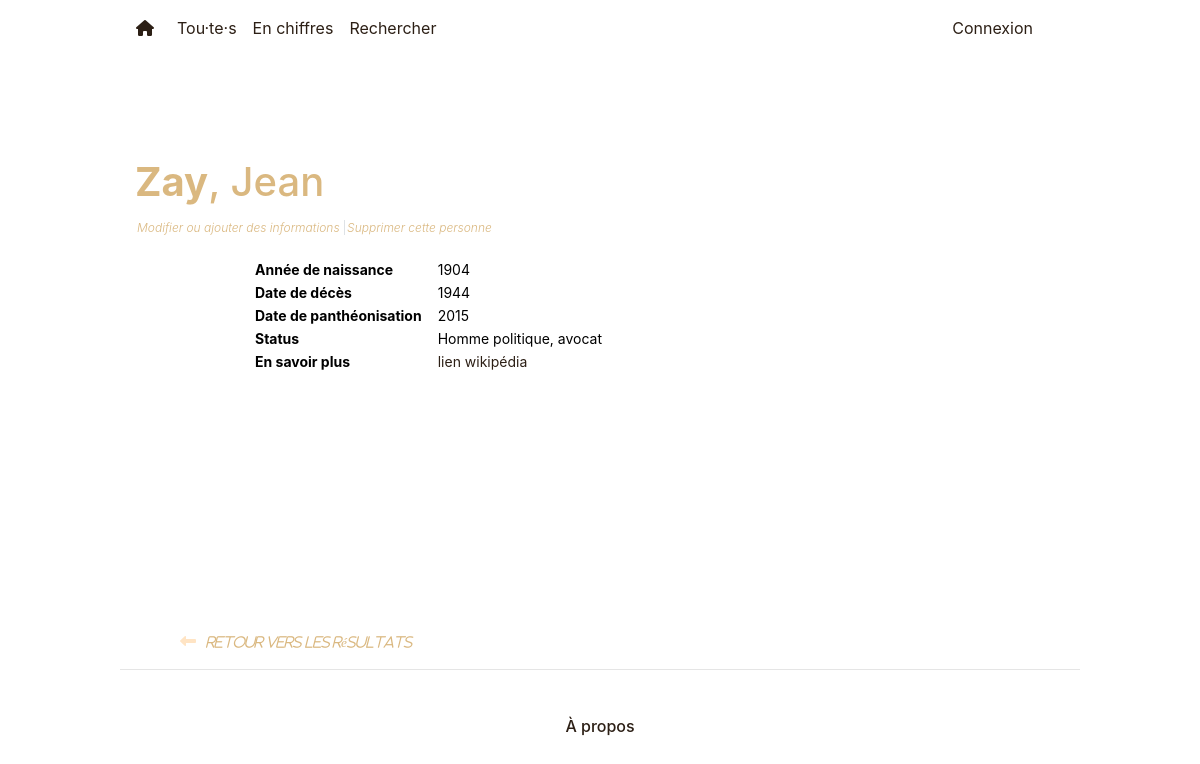
Page /person/77 on the earlier database version.
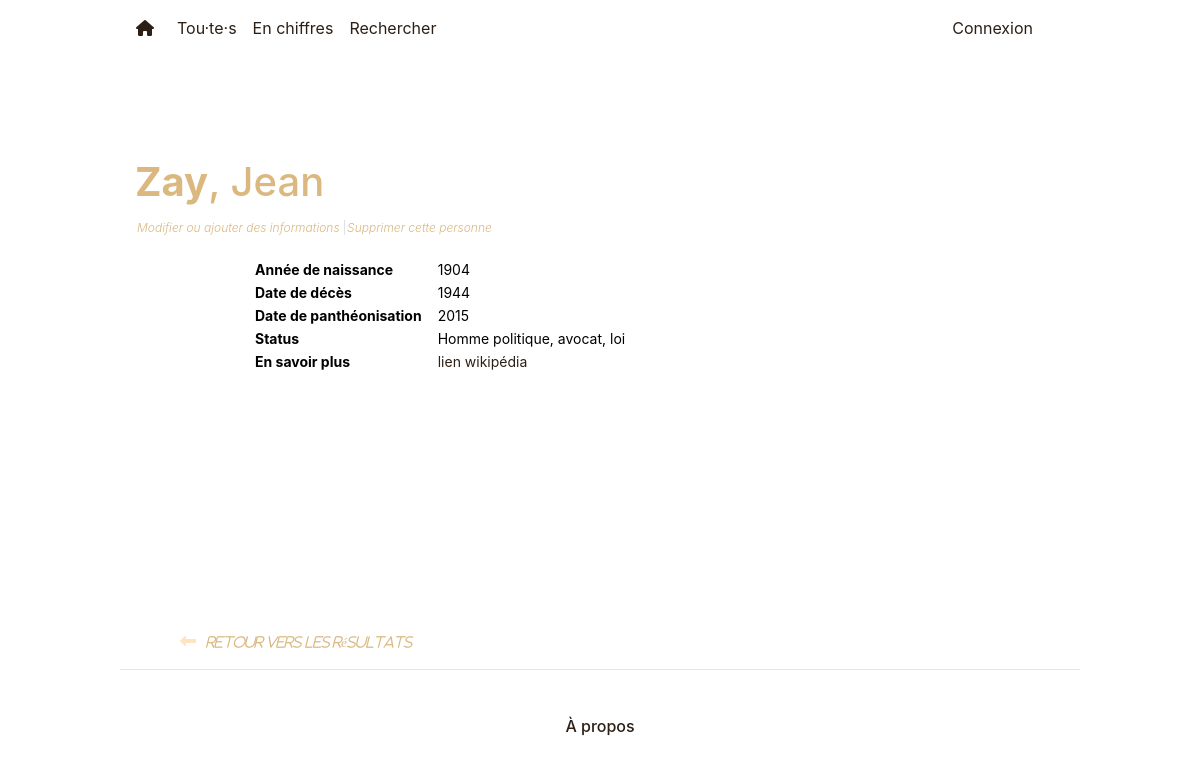
Same page on the later database version.
### app/modeles/data.py (models this page shows, shortened)
class Pantheonises(db.Model):
    id = db.Column(db.Integer, primary_key=True, autoincrement=True)
    name = db.Column(db.Text)
    firstname = db.Column(db.Text)
    status = db.Column(db.Text)
    pantheonisation = db.Column(db.Integer)
    birth = db.Column(db.Integer)
    death = db.Column(db.Integer)
    sex = db.Column(db.Text)
    wiki_link = db.Column(db.Text)
    image_id = db.relationship("Images", backref="pantheonises", uselist=False)

### app/routes/crud_person.py (the view)
@app.route("/person/<int:person_id>")
def person(person_id):
    if person_id:
        person = Pantheonises.query.filter(Pantheonises.id == person_id).first()
        referrer = request.referrer
        return render_template("pages/person.html", result=person, back_page=referrer)
    else:
        return render_template("errors/404.html"), 404

### app/templates/pages/person.html (shortened to what this page needs)
{% extends 'conteneur.html' %} {% block content %}
<div>
    <br>
    <br>
    <br>
    <div class="container">
        <h1 class="resultsTable"><b>{{result.name}}</b>, {{result.firstname}}</h2>
            <div>{% if current_user.is_authenticated %}
                <a class="toModifyLink" href="{{url_for( 'update_person', person_id=result.id)}} ">Modifier ou ajouter des informations</a>
                <a class="border-left toModifyLink" href="{{url_for( 'delete_person', person_id=result.id)}} ">Supprimer cette personne</a> {%else%}
                <a class="toModifyLink" href="{{url_for('connexion')}}">Modifier ou ajouter des informations</a>
                <a class="border-left toModifyLink" href="{{url_for('connexion')}}">Supprimer cette personne</a>{% endif %}</div>
            <table summary="Informations" style="margin-top:20px;">
                <tbody class="personText ">
                    <tr>
                        <td class="personLabel ">Année de naissance</td>
                        <td>{{result.birth}}</td>
                    </tr>
                    <tr>
                        <td class="personLabel ">Date de décès</td>
                        <td>{{result.death}}</td>
                    </tr>
                    <tr>
                        <td class="personLabel ">Date de panthéonisation</td>
                        <td>{{result.pantheonisation}}</td>
                    </tr>
                    <tr>
                        <td class="personLabel ">Status</td>
                        <td>{{result.status}}</td>
                    </tr>
                    <tr>
                        <td class="personLabel ">En savoir plus</td>
                        <td>
                            <a href="{{result.wiki_link}} " target="_blank ">lien wikipédia</a></td>
                    </tr>
                </tbody>
            </table>
            </div>
    </div>
<br>
<br>
<br>
<br>
<br>
<br>
<br>
<br>
<br>
<br> {%if back_page%}
<p><i class="fas fa-long-arrow-alt-left backArrow "><a class="backPageLink " href="{{back_page}} ">Retour vers les résultats</a>
</i>
</p>
{%endif%}{% endblock content %}

Differences in the rows shown:
changed Pantheonises "Zay": status "Homme politique, avocat" → "Homme politique, avocat, loi"
